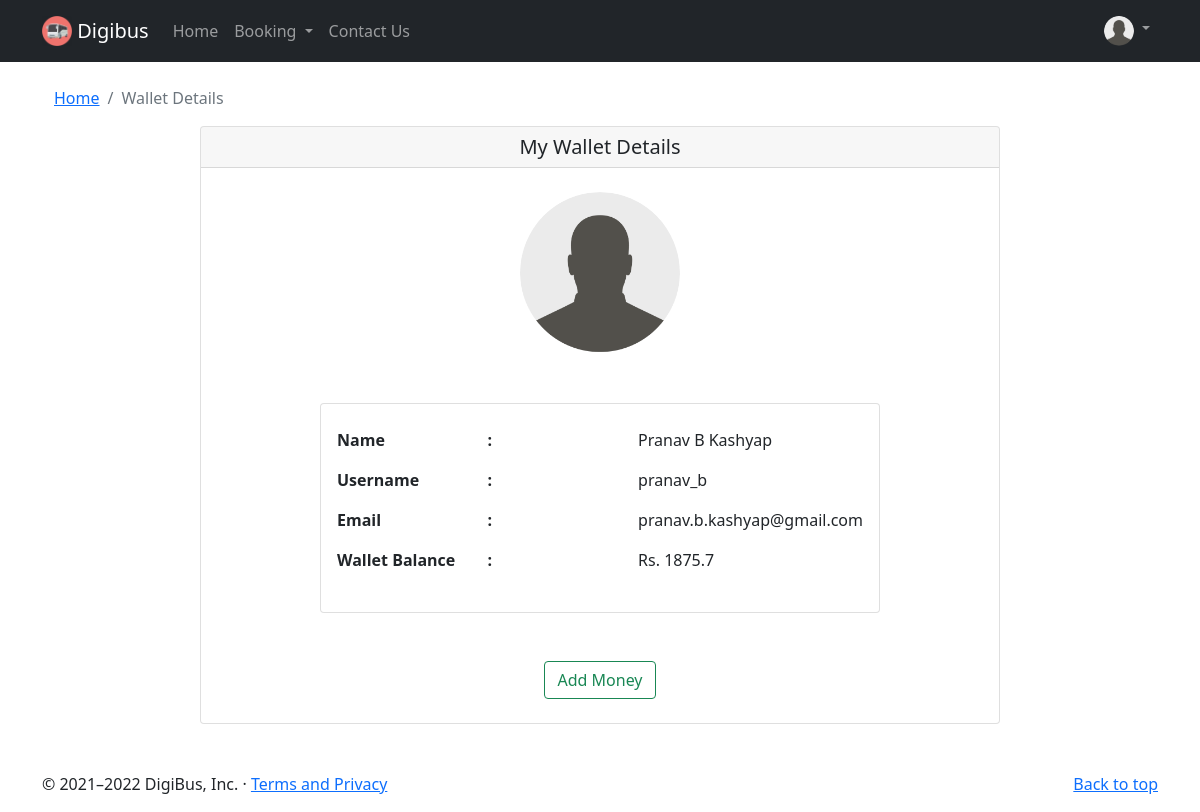
Page /wallet (signed in) on the earlier database version.
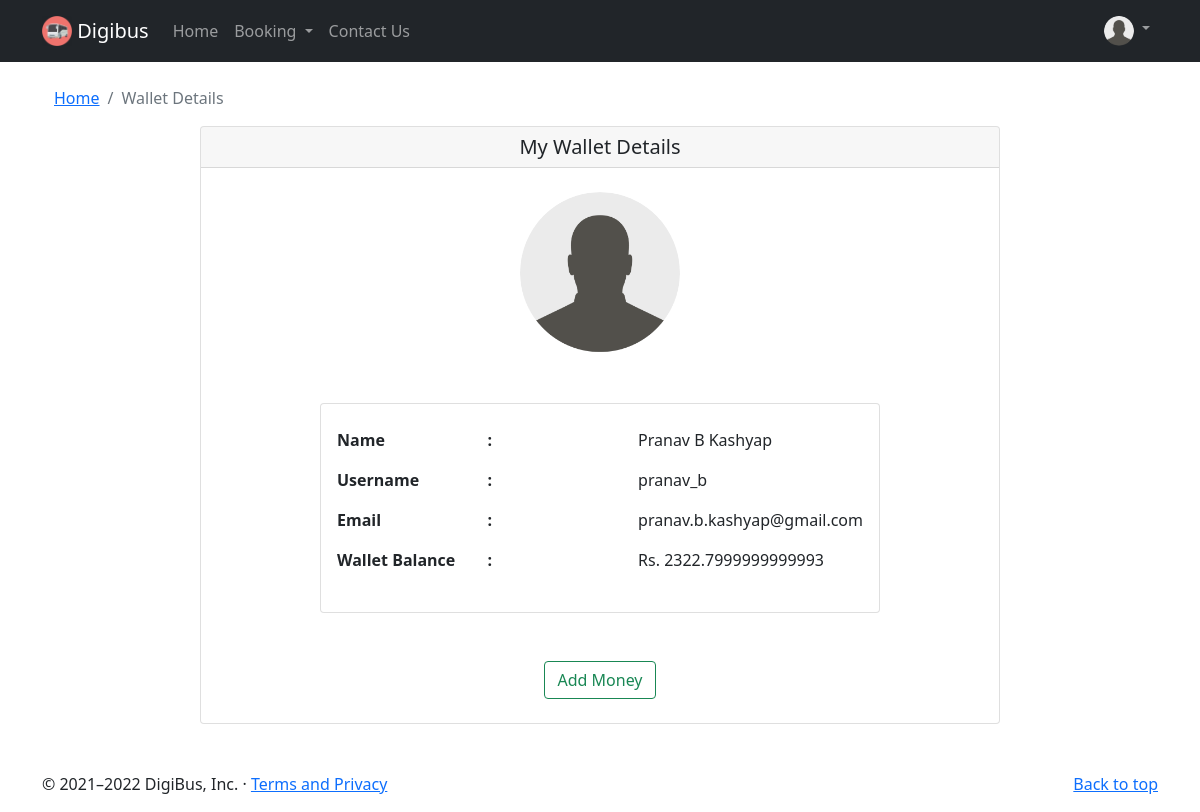
Same page on the later database version.
### flaskblog/models.py (models this page shows, shortened)
class User(db.Model, UserMixin):
    id = db.Column(db.Integer, primary_key=True)
    fullname = db.Column(db.String(30), nullable=False)
    username = db.Column(db.String(20), unique=True, nullable=False)
    email = db.Column(db.String(120), unique=True, nullable=False)
    image_file = db.Column(db.String(20), nullable=False, default = 'default1.jpg')
    password = db.Column(db.String(60), nullable=False)
    passes = db.relationship('Pass', backref='author', lazy=True)
    wallet = db.Column(db.Integer, nullable=False, default=0)

### flaskblog/routes.py (the view)
@app.route('/wallet')
@login_required
def wallet():
    user = User.query.get(current_user.id)
    image_file = url_for('static', filename='profile_pics/' + current_user.image_file)
    return render_template('wallet.html', title='Wallet Details', image_file=image_file, user=user)

### flaskblog/models.py (called while the page is built)
@login_manager.user_loader
def load_user(user_id):
    return User.query.get(int(user_id))

### flaskblog/templates/wallet.html
{% extends "layout1.html" %}
{% block content %}
<div class="container">
  <div class="mt-4">
    <nav aria-label="breadcrumb">
        <ol class="breadcrumb">
            <li class="breadcrumb-item"><a href="{{ url_for('home') }}">Home</a></li>
            <li class="breadcrumb-item active" aria-current="page">Wallet Details</li>
        </ol>
    </nav>
  </div>
    <div class="card mx-auto" style="width: 50rem;">
      <h5 class="card-header text-center">My Wallet Details</h5>
      <img src="{{ image_file }}" class="rounded-circle account-img mx-auto my-4" style="width: 10rem;">
          <div class="card mx-auto my-4" style="width: 35rem;">
            <div class="card-body my-2">
              <div class="row">
                <div class="col-sm">
                  <p class="fw-bold">Name</p>
                  <p class="fw-bold">Username</p>
                  <p class="fw-bold">Email</p>
                  <p class="fw-bold">Wallet Balance</p>
                </div>
                <div class="col-sm">
                  <p class="fw-bold">:</p>
                  <p class="fw-bold">:</p>
                  <p class="fw-bold">:</p>
                  <p class="fw-bold">:</p>
                </div>
                <div class="col-sm">
                  <p class="fw-normal">{{ user.fullname }}</p>
                  <p class="fw-normal">{{ user.username }}</p>
                  <p class="fw-normal">{{ user.email }}</p>
                  <p class="fw-normal">Rs. {{ user.wallet }}</p>
                </div>
              </div>
            </div>
          </div>
          <div class="mx-auto my-4">
            <a class="mx-2" href="{{ url_for('payment') }}"><button class="btn btn-outline-success">Add Money</button></a>
          </div>
    </div>
</div>
{% endblock content %}

### flaskblog/templates/layout1.html (shortened to what this page needs)
<!doctype html>
<html lang="en">
<head>
    <link href="https://cdn.jsdelivr.net/npm/bootstrap@5.0.0-beta2/dist/css/bootstrap.min.css" rel="stylesheet"
>
    <link rel="stylesheet" type="text/css" herf="{{ url_for('static', filename='main.css') }}">
</head>
<body>
    <nav class="navbar navbar-expand-lg navbar-dark bg-dark fixed-top">
        <div class="container">
            <a class="navbar-brand mr-4" href="{{ url_for('home') }}">
                <img src="{{ url_for('static', filename='logo2.png') }}" alt="" width="" height="30" class="d-inline-block align-top">
                Digibus
            </a>
            <div class="collapse navbar-collapse" id="navbarSupportedContent">
                <ul class="navbar-nav me-auto mb-2 mb-lg-0">
                    <li class="nav-item">
                        <a class="nav-link" aria-current="page" href="{{ url_for('home') }}">Home</a>
                    </li>
                    <li class="nav-item dropdown">
                        <a class="nav-link dropdown-toggle" href="#" id="navbarDropdown" role="button"
                            data-bs-toggle="dropdown" aria-expanded="false">
                            Booking
                        </a>
                    </li>
                    <li class="nav-item">
                        <a class="nav-link" href="{{ url_for('contact') }}">Contact Us</a>
                    </li>
                </ul>
                <div class="navbar-nav">
                    {% if current_user.is_authenticated %}
                    <li class="nav-item dropdown">
                            <a class="nav-link dropdown-toggle" href="#" id="navbarDropdown" role="button"
                                data-bs-toggle="dropdown" aria-expanded="false">
                                <img src="{{ image_file }}" height="30" class="rounded-circle d-inline-block align-top">
                            </a>
                        </li>
                    {% else %}
                        <div class="my-1">
                            <a href="{{ url_for('login') }}"><button class="btn btn-outline-success mx-2">Login</button></a>
                            <a href="{{ url_for('signup') }}"><button class="btn btn-outline-success">SignUp</button></a>
                        </div>
                    {% endif %}
                </div>
            </div>
        </div>
    </nav>
    <main role="main" class="">
        <div class="row">
            <div class="col-md">
                {% block content %}{% endblock %}
            </div>
        </div>
    </main>
    <footer class="container mt-5">
        <p class="float-end"><a href="#">Back to top</a></p>
        <p>© 2021–2022 DigiBus, Inc. · <a href="{{ url_for('terms_privacy') }}">Terms and Privacy</a></p>
    </footer>
</body>
</html>

### flaskblog/templates/layout1.html (style rules this page uses)
body { padding-top: 62px; }

Differences in the rows shown:
changed User "Pranav B Kashyap": wallet "1875.7" → "2322.7999999999993"
